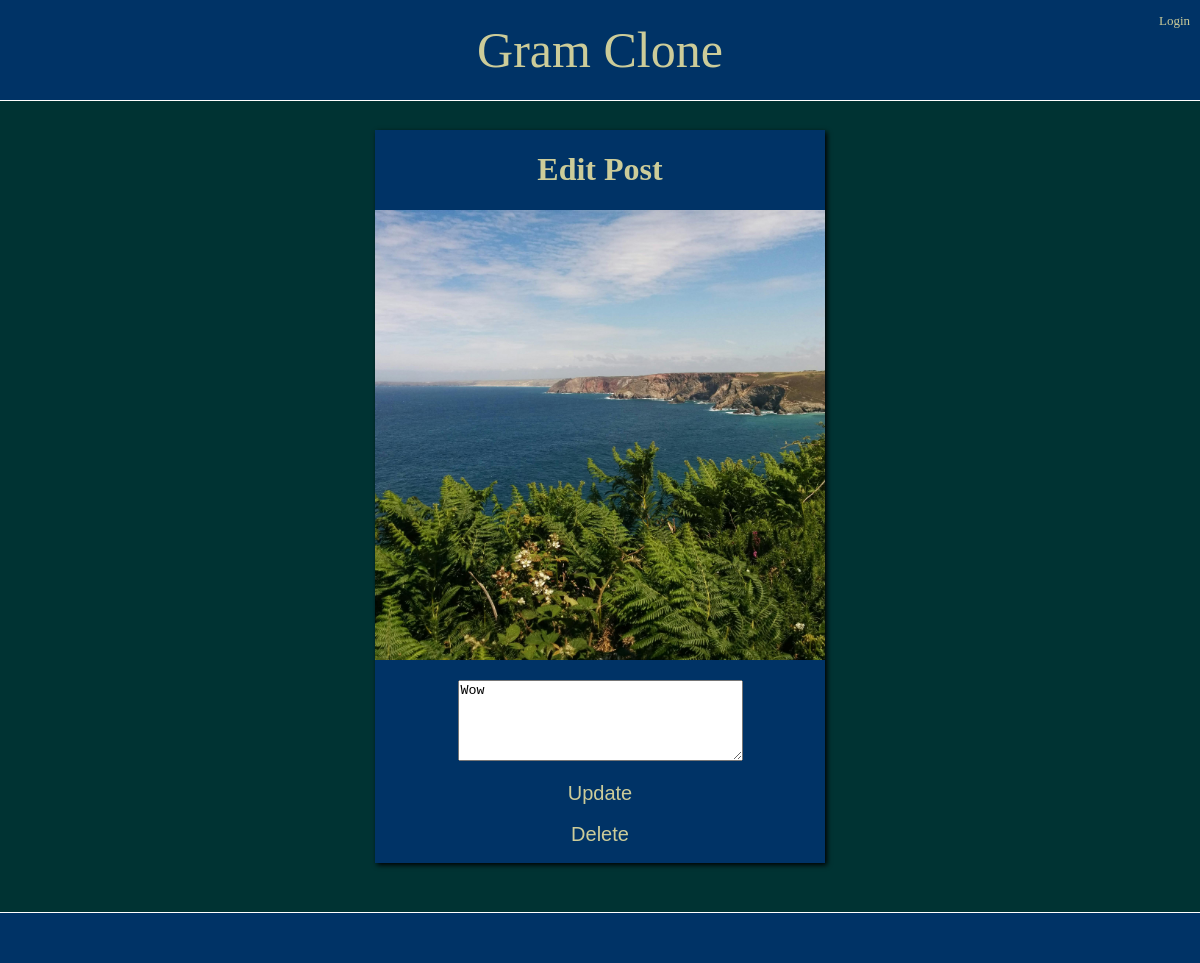
The app's page /29/edit_post with its own data.
### Users/models.py (models this page shows)
class GramPost(models.Model):
    user = models.ForeignKey(User, on_delete=models.CASCADE, default=1)
    image = models.ImageField(
        upload_to="static/images/",
        height_field=None,
        width_field=None,
        max_length=100,
    )
    blurb = models.TextField()
    time = models.DateTimeField(default=timezone.now)
    likes = models.IntegerField(default=0)

### Users/views.py (the view)
# urls.py: path("<int:pk>/edit_post", views.edit_post, name="edit_post"),
def edit_post(request, pk):
    grampost = GramPost.objects.get(pk=pk)
    form = GramPostForm(instance=grampost)
    if "update" in request.POST:
        form = GramPostForm(request.POST, instance=grampost)
        if form.is_valid():
            form.save()
        return redirect("/profile/")
    if "delete" in request.POST:
        grampost.delete()
        return redirect("/profile/")
    return render(request, "edit_post.html", {"form": form, "post": grampost})

### Users/forms.py
class GramPostForm(forms.ModelForm):
    class Meta:
        model = GramPost
        fields = ["image", "blurb"]

### templates/edit_post.html (shortened to what this page needs)
{% include 'base.html' %}{% block content %}
<div class="page-content">
  <div class="edit-post">
    <h1>Edit Post</h1>
    <img src="{{ post.image.url }}" alt="img" width="450px" />
    <form method="POST">
      <p>
        <textarea name="blurb" rows="5" cols="33">{{ post.blurb }}</textarea>
      </p>
      <p><button type="submit" name="update">Update</button></p>
      <p><button type="submit" name="delete">Delete</button></p>
    </form>
  </div>
</div>
{% endblock %}

### static/css/style.css (style rules this page uses)
body { background: #003333; margin: 0; padding: 0; }
.page-content { overflow: scroll; display: flex; flex-direction: column; padding-top: 15vh; padding-bottom: 100px; color: #CCCC99; }
form button { font-size: 20px; border: none; background: #003366; color: #CCCC99; cursor: pointer; }
.edit-post { background: #003366; width: 450px; display: block; margin-top: 10px; margin-left: auto; margin-right: auto; text-align: center; box-shadow: 2px 2px 5px black; }
.edit-post img { width: 450px; }

### records on screen
GramPost: image (picture), blurb "Wow"
